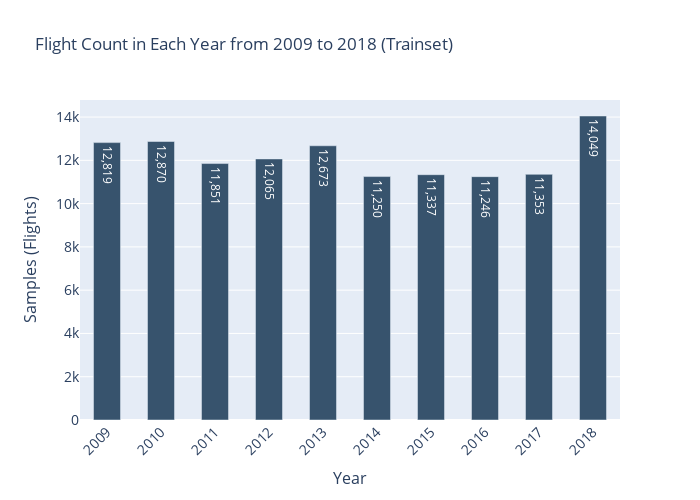

Notebook source saved alongside this figure:
### Markdown cell above
### Count Samples

### Code cell
count_year = {}
for year in tqdm(range(2009, 2019)):
    d = data.get_date_period('{}-01-01'.format(year), '{}-01-01'.format(year+1))
    count_year[year] = len(d)
fig = go.Figure()
fig.add_trace(go.Bar(x=list(count_year.keys()),
                y=list(count_year.values()),
                name='Sample Count Each Year',
                texttemplate='%{customdata}',
                customdata=['{:,}'.format(i) for i in count_year.values()],
                marker_color='rgb(55, 83, 109)',
                width=0.5
                ))
fig.update_layout(
    title='Flight Count in Each Year from 2009 to 2018 (Trainset)',
    xaxis_tickfont_size=14,
    height=500,
    width=700,
    yaxis=dict(
        title='Samples (Flights)',
        titlefont_size=16,
        tickfont_size=14,
    ),
    xaxis=dict(
        title='Year',
        titlefont_size=16,
        tickfont_size=14,
        tickmode='linear'
    ),
    legend=dict(
        bgcolor='rgba(255, 255, 255, 0)',
        bordercolor='rgba(255, 255, 255, 0)'
    ),
    bargap=0.15,
    xaxis_tickangle=-45
)
fig.show()
year_line = '|'
format_line = '|'
count_line = '|'
for year in count_year:
    year_line += '{}|'.format(year)
    format_line += ':--:|'
    count_line += '{:,}|'.format(count_year[year])
print(year_line+'\n'+format_line+'\n'+count_line)

### Figure 1 — Plotly figure (JSON) as saved in the notebook; plotly's stock layout.template omitted (floating-point values rounded to 4 significant figures)
{"data": [{"customdata": ["12,819", "12,870", "11,851", "12,065", "12,673", "11,250", "11,337", "11,246", "11,353", "14,049"], "marker": {"color": "rgb(55, 83, 109)"}, "name": "Sample Count Each Year", "texttemplate": "%{customdata}", "type": "bar", "width": 0.5, "x": [2009, 2010, 2011, 2012, 2013, 2014, 2015, 2016, 2017, 2018], "y": [12819, 12870, 11851, 12065, 12673, 11250, 11337, 11246, 11353, 14049]}], "layout": {"bargap": 0.15, "height": 500, "legend": {"bgcolor": "rgba(255, 255, 255, 0)", "bordercolor": "rgba(255, 255, 255, 0)"}, "title": {"text": "Flight Count in Each Year from 2009 to 2018 (Trainset)"}, "width": 700, "xaxis": {"tickangle": -45, "tickfont": {"size": 14}, "tickmode": "linear", "title": {"font": {"size": 16}, "text": "Year"}}, "yaxis": {"tickfont": {"size": 14}, "title": {"font": {"size": 16}, "text": "Samples (Flights)"}}}}
